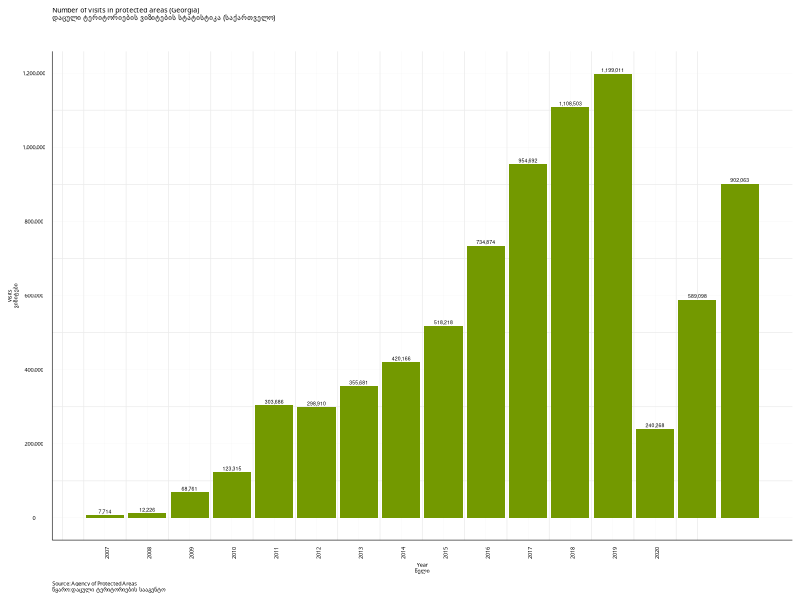

The R script that drew this image: (Note: this script raises an error after producing the figure.)
rm(list=ls())    # clear the workspace

#=== Temur Gugushvii === 
# Author https://temurgugushvili.ge/
# Data source https://apa.gov.ge/ge/statistika/vizitorta-statistika

#libraries

library(ggplot2)
library(tidyverse)

# import data

tg_pa_visitors <- readr::read_csv("data/article_figure1_data.csv",
                                   col_types = cols(year = "n",
                                                    visits = "n",
                                                    pa = "c"))

#Prepare data for visualization (filter data)

tg_pa_visitors <- tg_pa_visitors %>% 
                  dplyr::filter(pa == "pa_total")


#Build the visualization 

article_figure1 <- ggplot2::ggplot(tg_pa_visitors, aes(year, visits)) +
                          geom_col(fill = "#739900") +
                          geom_text(label = scales::comma(tg_pa_visitors$visits), size = 1.3, vjust = -0.4, nudge_y = 0.5)+
                          theme_minimal(base_family="Sylfaen")+
                          theme(axis.title.x = element_text(colour="black", size=4, hjust=0.5),
                                axis.title.y = element_text(colour="black", size=4, hjust=0.5),
                                axis.text.x=element_text(angle = 90, hjust=0.5, size=4, colour="black"),
                                axis.text.y=element_text(angle = 0, hjust=0.5, size=4, colour="black"),
                                plot.caption = element_text(size=4, colour="black", hjust=0),
                                plot.title=element_text(colour="black", size=5),
                                panel.grid.major = element_line(size = 0.05),
                                axis.line = element_line(size = 0.2, colour = "black"),)+
                          labs(title = "Number of visits in protected areas (Georgia)\nდაცული ტერიტორიების ვიზიტების სტატისტიკა (საქართველო)",
                               subtitle ="",
                               caption = "Source: Agency of Protected Areas \nწყარო: დაცული ტერიტორიების სააგენტო",
                               x = "Year\nწელი",
                               y = "Visits\nვიზიტები")+
                          scale_y_continuous(breaks=seq(0, 120000000, 200000), labels = scales::comma)+
                          scale_x_continuous(breaks=seq(2007, 2020, 1))

#Save the ggplot
ggsave("visualization/article_figure1.JPG", 
       plot = article_figure1,
       units = "mm",
       width = 100,
       dpi = 300,
       height = 75) 
                 

